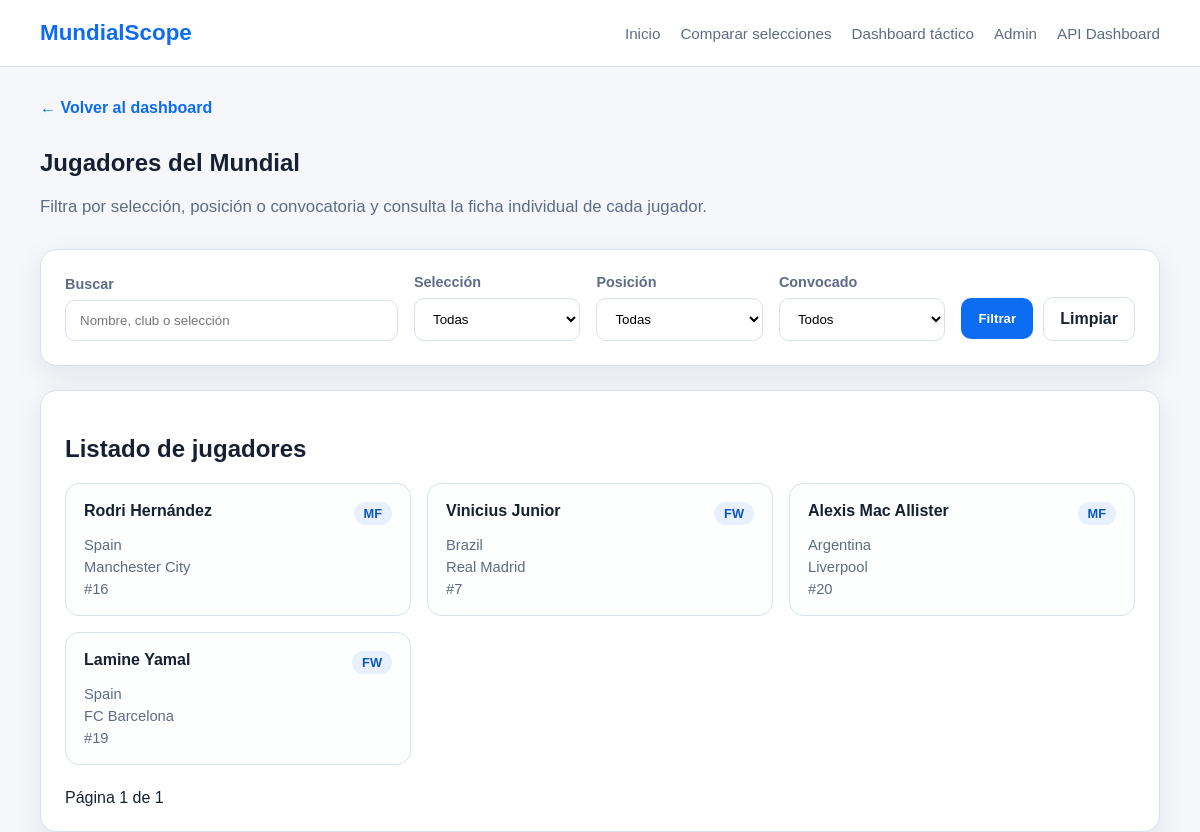
Screenshot of /players/ with the database file from the repository.
### players/models.py (models this page shows, shortened)
class Player(models.Model):
    class Position(models.TextChoices):
        GOALKEEPER = "GK", "Goalkeeper"
        DEFENDER = "DF", "Defender"
        MIDFIELDER = "MF", "Midfielder"
        FORWARD = "FW", "Forward"
    team = models.ForeignKey(
        "teams.Team",
        on_delete=models.CASCADE,
        related_name="players",
    )
    first_name = models.CharField(max_length=60)
    last_name = models.CharField(max_length=60)
    shirt_number = models.PositiveIntegerField(null=True, blank=True)
    position = models.CharField(max_length=2, choices=Position.choices)
    date_of_birth = models.DateField(null=True, blank=True)
    club = models.CharField(max_length=100, blank=True)
    market_value = models.DecimalField(max_digits=12, decimal_places=2, null=True, blank=True)
    is_called_up = models.BooleanField(default=True)
    class Meta:
        ordering = ["last_name", "first_name"]
        unique_together = ("team", "shirt_number")

### teams/models.py (models this page shows, shortened)
class Team(models.Model):
    class Confederation(models.TextChoices):
        UEFA = "UEFA", "UEFA"
        CONMEBOL = "CONMEBOL", "CONMEBOL"
        CONCACAF = "CONCACAF", "CONCACAF"
        CAF = "CAF", "CAF"
        AFC = "AFC", "AFC"
        OFC = "OFC", "OFC"
    name = models.CharField(max_length=100, unique=True)
    fifa_code = models.CharField(max_length=3, unique=True)
    confederation = models.CharField(max_length=10, choices=Confederation.choices)
    coach = models.CharField(max_length=100, blank=True)
    fifa_ranking = models.PositiveIntegerField(null=True, blank=True)
    group = models.CharField(max_length=1, blank=True)
    primary_color = models.CharField(max_length=7, blank=True)
    secondary_color = models.CharField(max_length=7, blank=True)
    is_active = models.BooleanField(default=True)
    class Meta:
        ordering = ["name"]

### players/views.py (the view, shortened to what this page needs)
# urls.py: path("", PlayerListPageView.as_view(), name="player-page-list"),
class PlayerListPageView(ListView):
    model = Player
    template_name = "players/player_list.html"
    context_object_name = "players"
    paginate_by = 12
    def get_queryset(self):
        queryset = Player.objects.select_related("team").all().order_by("last_name", "first_name")
        team = self.request.GET.get("team")
        position = self.request.GET.get("position")
        called_up = self.request.GET.get("called_up")
        search = self.request.GET.get("search")
        if team:
            queryset = queryset.filter(team_id=team)
        if position:
            queryset = queryset.filter(position=position)
        if called_up == "yes":
            queryset = queryset.filter(is_called_up=True)
        elif called_up == "no":
            queryset = queryset.filter(is_called_up=False)
        return queryset
    def get_context_data(self, **kwargs):
        context = super().get_context_data(**kwargs)
        context["teams"] = Team.objects.filter(is_active=True).order_by("name")
        context["selected_team"] = self.request.GET.get("team", "")
        context["selected_position"] = self.request.GET.get("position", "")
        context["selected_called_up"] = self.request.GET.get("called_up", "")
        context["search_value"] = self.request.GET.get("search", "")
        context["position_choices"] = Player.Position.choices
        return context

### templates/players/player_list.html (shortened to what this page needs)
{% extends "base.html" %}
{% block content %}
<section class="page-header">
    <a class="back-link" href="/">← Volver al dashboard</a>
    <h1>Jugadores del Mundial</h1>
    <p class="hero-text">
        Filtra por selección, posición o convocatoria y consulta la ficha individual de cada jugador.
    </p>
</section>
<section class="card filters-card">
    <form method="get" class="filters-form players-filters">
        <div class="filter-group">
            <label for="search">Buscar</label>
            <input type="text" name="search" id="search" value="{{ search_value }}" placeholder="Nombre, club o selección">
        </div>
        <div class="filter-group">
            <label for="team">Selección</label>
            <select name="team" id="team">
                <option value="">Todas</option>
            </select>
        </div>
        <div class="filter-group">
            <label for="position">Posición</label>
            <select name="position" id="position">
                <option value="">Todas</option>
            </select>
        </div>
        <div class="filter-group">
            <label for="called_up">Convocado</label>
            <select name="called_up" id="called_up">
                <option value="">Todos</option>
            </select>
        </div>
        <div class="filter-actions">
            <button type="submit" class="btn-primary">Filtrar</button>
            <a href="{% url 'players:player-page-list' %}" class="btn-secondary">Limpiar</a>
        </div>
    </form>
</section>
<section class="card">
    <h2>Listado de jugadores</h2>
    {% if players %}
        <div class="players-grid">
            {% for player in players %}
                <a class="player-card" href="{% url 'players:player-page-detail' player.pk %}">
                    <div class="player-card-top">
                        <strong>{{ player.first_name }} {{ player.last_name }}</strong>
                        <span class="status-badge">{{ player.position }}</span>
                    </div>
                    <div class="player-card-meta">
                        <span>{{ player.team.name|default:"Sin selección" }}</span>
                        {% if player.club %}<span>{{ player.club }}</span>{% endif %}
                        {% if player.shirt_number %}<span>#{{ player.shirt_number }}</span>{% endif %}
                    </div>
                </a>
            {% endfor %}
        </div>
        <div class="pagination">
            <span>Página {{ page_obj.number }} de {{ page_obj.paginator.num_pages }}</span>
        </div>
    {% else %}
        <p>No hay jugadores con esos filtros.</p>
    {% endif %}
</section>
{% endblock %}

### templates/base.html (shortened to what this page needs)
{% load static %}
<!DOCTYPE html>
<html lang="es">
<head>
    <link rel="stylesheet" href="{% static 'css/styles.css' %}">
</head>
<body>
    <header class="site-header">
        <div class="container">
            <div class="brand">MundialScope</div>
            <nav class="main-nav">
                <a href="/">Inicio</a>
                <a href="{% url 'teams:team-compare' %}">Comparar selecciones</a>
                <a href="{% url 'matches:tactical-dashboard' %}">Dashboard táctico</a>
                <a href="/admin/">Admin</a>
                <a href="/api/matches/dashboard/overview/">API Dashboard</a>
            </nav>
        </div>
    </header>
    <main class="container">
        {% block content %}{% endblock %}
    </main>
</body>
</html>

### static/css/styles.css (style rules this page uses)
:root { --bg: #f5f7fb; --surface: #ffffff; --text: #172033; --muted: #5f6b84; --border: #d9e1ee; --primary: #0c6cf2; --primary-dark: #0a56c2; --shadow: 0 10px 30px rgba(15, 23, 42, 0.08); --radius: 16px; --container: 1120px; }
* { box-sizing: border-box; }
body { margin: 0; font-family: Arial, sans-serif; background: var(--bg); color: var(--text); }
a { color: inherit; text-decoration: none; }
.container { width: min(var(--container), calc(100% - 32px)); margin: 0 auto; }
.site-header { background: var(--surface); border-bottom: 1px solid var(--border); margin-bottom: 32px; }
.site-header .container { display: flex; justify-content: space-between; align-items: center; padding: 20px 0; }
.brand { font-size: 1.4rem; font-weight: bold; color: var(--primary); }
.main-nav { display: flex; gap: 20px; font-size: 0.95rem; color: var(--muted); }
.hero-text { max-width: 720px; color: var(--muted); font-size: 1.05rem; }
.card { background: var(--surface); border: 1px solid var(--border); border-radius: var(--radius); padding: 24px; box-shadow: var(--shadow); }
.page-header { margin-bottom: 32px; }
.back-link { display: inline-block; margin-bottom: 12px; color: var(--primary); font-weight: 600; }
.filters-card { margin-bottom: 24px; }
.filters-form { display: grid; grid-template-columns: repeat(4, 1fr); gap: 16px; align-items: end; }
.filter-group { display: flex; flex-direction: column; gap: 8px; }
.filter-group label { font-size: 0.9rem; color: var(--muted); font-weight: 600; }
.filter-group select { padding: 12px 14px; border: 1px solid var(--border); border-radius: 10px; background: #fff; }
.filter-actions { display: flex; gap: 10px; align-items: center; }
.btn-primary, .btn-secondary { display: inline-block; padding: 12px 16px; border-radius: 10px; font-weight: 600; border: 1px solid transparent; }
.btn-primary { background: var(--primary); color: #fff; }
.btn-secondary { background: #fff; border-color: var(--border); color: var(--text); }
.status-badge { display: inline-block; padding: 4px 10px; border-radius: 999px; background: #e8f0fe; color: var(--primary-dark); font-size: 0.8rem; font-weight: 700; text-transform: uppercase; }
.pagination { margin-top: 24px; display: flex; flex-wrap: wrap; gap: 12px; align-items: center; }
.players-grid { display: grid; grid-template-columns: repeat(3, 1fr); gap: 16px; margin-top: 20px; }
.player-card { display: block; background: #fdfefe; border: 1px solid var(--border); border-radius: 14px; padding: 18px; transition: transform 0.15s ease, border-color 0.15s ease; }
.player-card-top { display: flex; justify-content: space-between; align-items: flex-start; gap: 12px; margin-bottom: 12px; }
.player-card-meta { display: flex; flex-direction: column; gap: 6px; color: var(--muted); font-size: 0.92rem; }
.players-filters { grid-template-columns: 2fr 1fr 1fr 1fr auto; }
.filters-form input[type="text"] { padding: 12px 14px; border: 1px solid var(--border); border-radius: 10px; background: #fff; }

### rows the page displays
Player: first_name "Rodri", last_name "Hernández", position "MF", team.name "Spain", club "Manchester City", shirt_number "16"
Player: first_name "Vinicius", last_name "Junior", position "FW", team.name "Brazil", club "Real Madrid", shirt_number "7"
Player: first_name "Alexis", last_name "Mac Allister", position "MF", team.name "Argentina", club "Liverpool", shirt_number "20"
Player: first_name "Lamine", last_name "Yamal", position "FW", team.name "Spain", club "FC Barcelona", shirt_number "19"

### other values shown
{{ page_obj.number }} "1"
{{ page_obj.paginator.num_pages }} "1"
